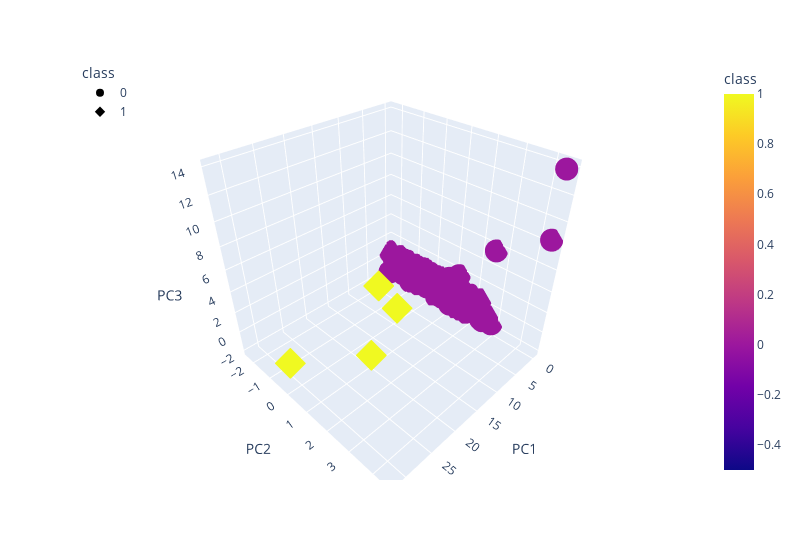

Write notebook code for a chart like this one.
### Code cell
fig = px.scatter_3d(
    df_df1_pca,
    x='PC1',
    y='PC2',
    z='PC3',
    color='class',
    symbol='class',
    width=800,
)

fig.update_layout(legend=dict(x=0, y=1))
fig.show()

### Figure 1 — Plotly figure (JSON) as saved in the notebook; plotly's stock layout.template omitted (floating-point values rounded to 4 significant figures; data arrays with more than 128 entries replaced by an {"elided": "..."} marker saying what was removed)
{"data": [{"hovertemplate": "class=%{marker.color}<br>PC1=%{x}<br>PC2=%{y}<br>PC3=%{z}<extra></extra>", "legendgroup": "0", "marker": {"color": {"elided": "543 int values"}, "coloraxis": "coloraxis", "symbol": "circle"}, "mode": "markers", "name": "0", "scene": "scene", "showlegend": true, "type": "scatter3d", "x": {"elided": "543 float values"}, "y": {"elided": "543 float values"}, "z": {"elided": "543 float values"}}, {"hovertemplate": "class=%{marker.color}<br>PC1=%{x}<br>PC2=%{y}<br>PC3=%{z}<extra></extra>", "legendgroup": "1", "marker": {"color": [1, 1, 1, 1], "coloraxis": "coloraxis", "symbol": "diamond"}, "mode": "markers", "name": "1", "scene": "scene", "showlegend": true, "type": "scatter3d", "x": [19.66, 11.39, 7.974, 31.64], "y": [0.9768, 0.4582, -1.256, 0.08182], "z": [-1.286, 0.384, -0.3403, 0.6386]}], "layout": {"coloraxis": {"colorbar": {"title": {"text": "class"}}, "colorscale": [[0, "#0d0887"], [0.1111, "#46039f"], [0.2222, "#7201a8"], [0.3333, "#9c179e"], [0.4444, "#bd3786"], [0.5556, "#d8576b"], [0.6667, "#ed7953"], [0.7778, "#fb9f3a"], [0.8889, "#fdca26"], [1, "#f0f921"]]}, "legend": {"title": {"text": "class"}, "tracegroupgap": 0, "x": 0, "y": 1}, "margin": {"t": 60}, "scene": {"domain": {"x": [0, 1], "y": [0, 1]}, "xaxis": {"title": {"text": "PC1"}}, "yaxis": {"title": {"text": "PC2"}}, "zaxis": {"title": {"text": "PC3"}}}, "width": 800}}
